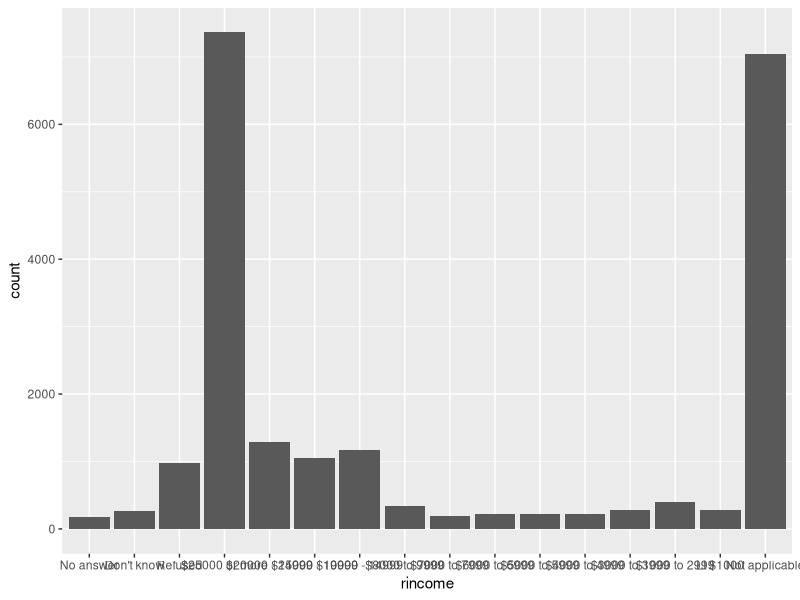
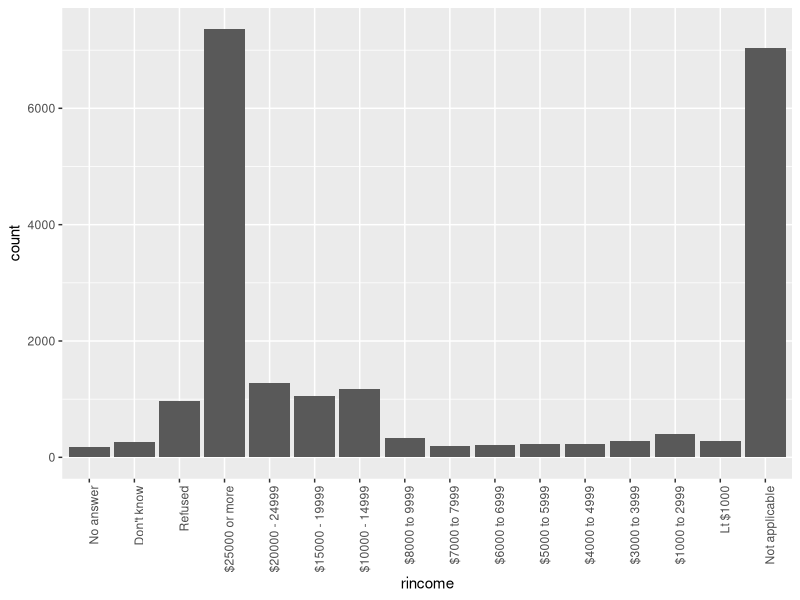
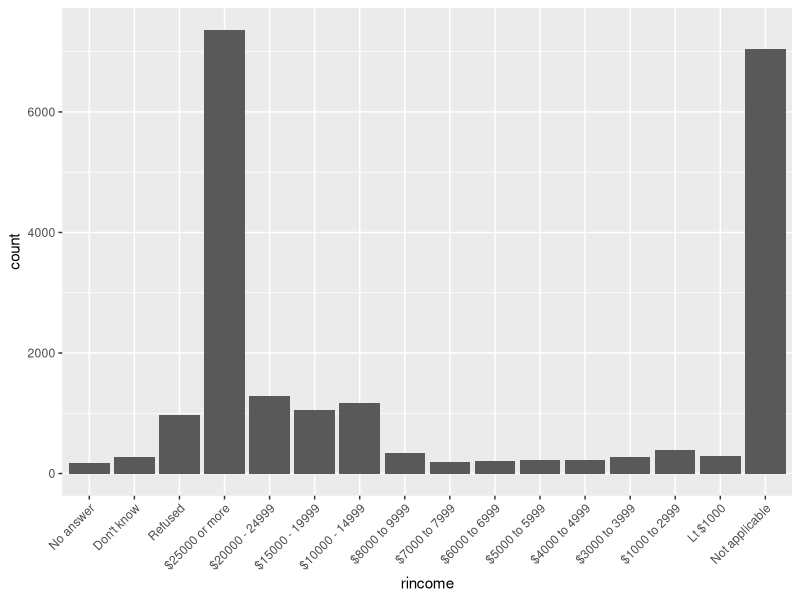
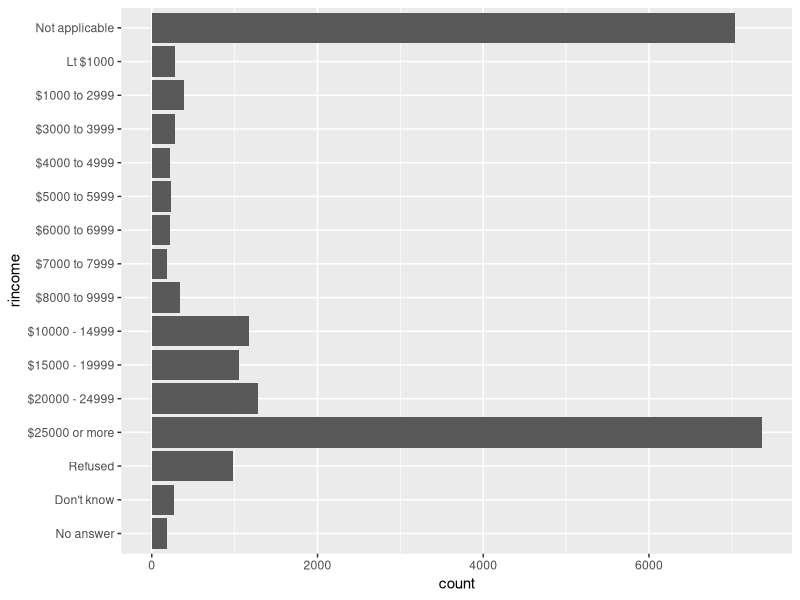
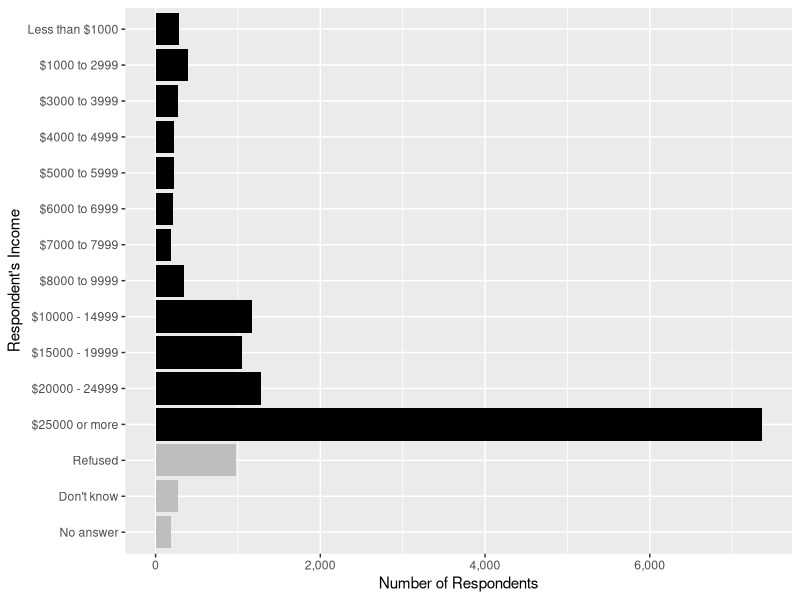
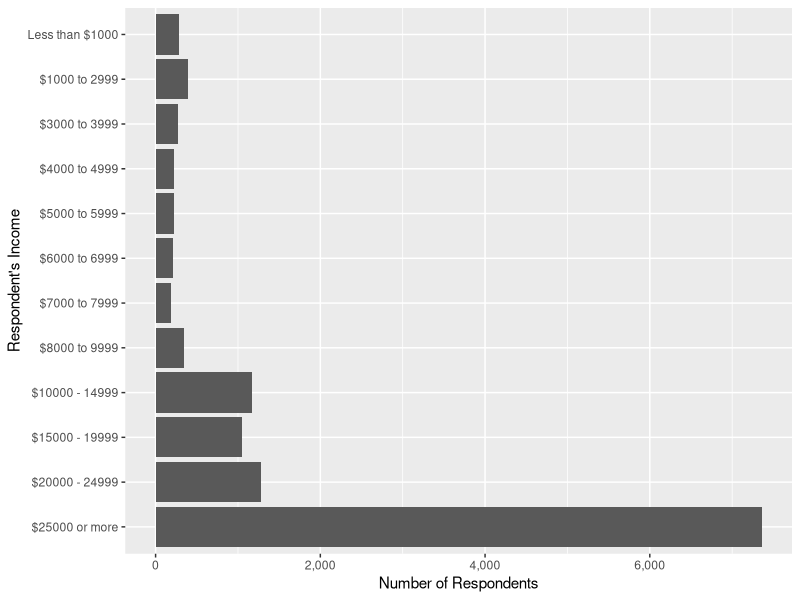
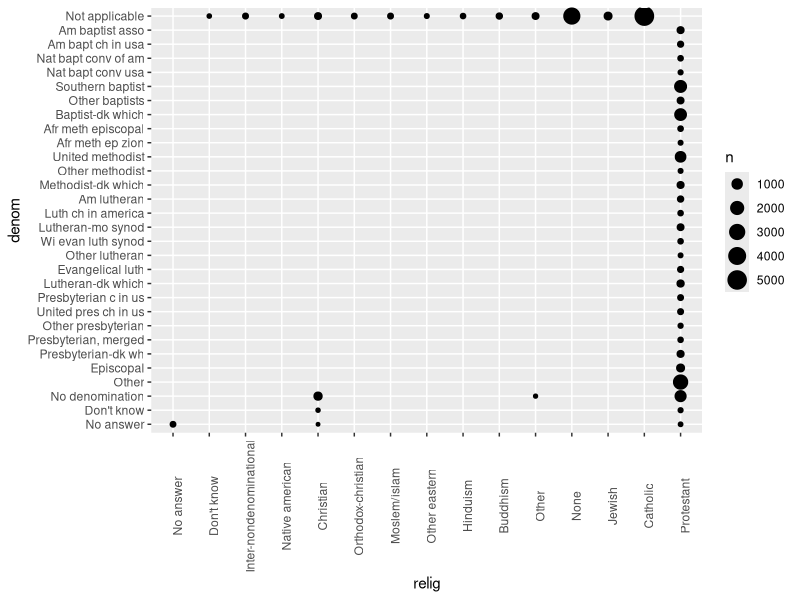
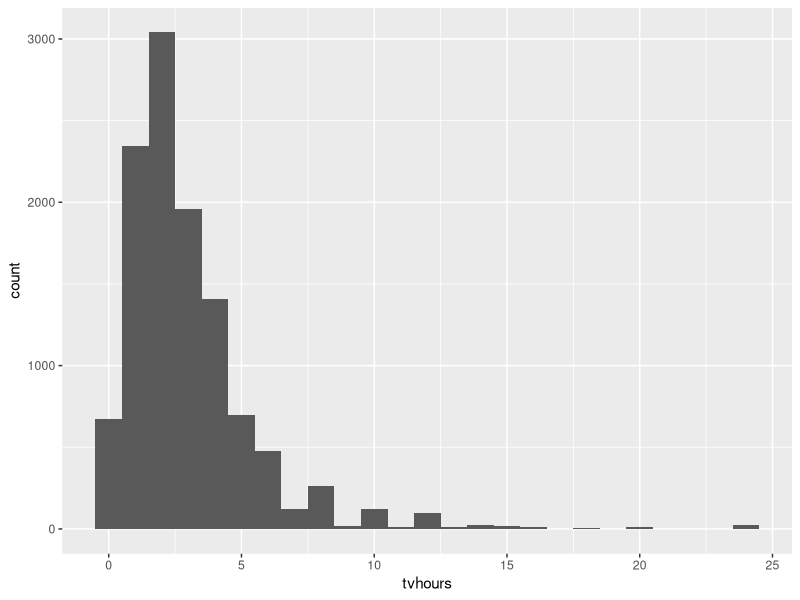

Source code (R) for these figures, in order:
## ---- chunk 1
library("tidyverse")
library("forcats")
## ---- chunk 2
rincome_plot <-
  gss_cat %>%
  ggplot(aes(x = rincome)) +
  geom_bar()
rincome_plot
## ---- chunk 3
rincome_plot +
  theme(axis.text.x = element_text(angle = 90, hjust = 1))
## ---- chunk 4
rincome_plot +
  theme(axis.text.x = element_text(angle = 45, hjust = 1))
## ---- chunk 5
rincome_plot +
  coord_flip()
## ---- chunk 6
gss_cat %>%
  filter(!rincome %in% c("Not applicable")) %>%
  mutate(rincome = fct_recode(rincome,
    "Less than $1000" = "Lt $1000"
  )) %>%
  mutate(rincome_na = rincome %in% c("Refused", "Don't know", "No answer")) %>%
  ggplot(aes(x = rincome, fill = rincome_na)) +
  geom_bar() +
  coord_flip() +
  scale_y_continuous("Number of Respondents", labels = scales::comma) +
  scale_x_discrete("Respondent's Income") +
  scale_fill_manual(values = c("FALSE" = "black", "TRUE" = "gray")) +
  theme(legend.position = "None")
## ---- chunk 7
gss_cat %>%
  filter(!rincome %in% c("Not applicable", "Don't know", "No answer", "Refused")) %>%
  mutate(rincome = fct_recode(rincome,
    "Less than $1000" = "Lt $1000"
  )) %>%
  ggplot(aes(x = rincome)) +
  geom_bar() +
  coord_flip() +
  scale_y_continuous("Number of Respondents", labels = scales::comma) +
  scale_x_discrete("Respondent's Income")
## ---- chunk 8
gss_cat %>%
  count(relig) %>%
  arrange(desc(n)) %>%
  head(1)
## ---- chunk 9
gss_cat %>%
  count(partyid) %>%
  arrange(desc(n)) %>%
  head(1)
## ---- chunk 10
levels(gss_cat$denom)
## ---- chunk 11
gss_cat %>%
  filter(!denom %in% c(
    "No answer", "Other", "Don't know", "Not applicable",
    "No denomination"
  )) %>%
  count(relig)
## ---- chunk 12
gss_cat %>%
  count(relig, denom) %>%
  ggplot(aes(x = relig, y = denom, size = n)) +
  geom_point() +
  theme(axis.text.x = element_text(angle = 90))
## ---- chunk 13
summary(gss_cat[["tvhours"]])
## ---- chunk 14
gss_cat %>%
  filter(!is.na(tvhours)) %>%
  ggplot(aes(x = tvhours)) +
  geom_histogram(binwidth = 1)
## ---- chunk 15
keep(gss_cat, is.factor) %>% names()
## ---- chunk 16
levels(gss_cat[["marital"]])
## ---- chunk 17
gss_cat %>%
  ggplot(aes(x = marital)) +
  geom_bar()
## ---- chunk 18
levels(gss_cat$race)
## ---- chunk 19
gss_cat %>%
  ggplot(aes(race)) +
  geom_bar() +
  scale_x_discrete(drop = FALSE)
## ---- chunk 20
levels(gss_cat$rincome)
## ---- chunk 21
levels(gss_cat$relig)
## ---- chunk 22
gss_cat %>%
  ggplot(aes(relig)) +
  geom_bar() +
  coord_flip()
## ---- chunk 23
levels(gss_cat$denom)
## ---- chunk 24
levels(gss_cat$partyid)
## ---- chunk 25
levels(gss_cat$partyid)
## ---- chunk 26
gss_cat %>%
  mutate(
    partyid =
      fct_collapse(partyid,
        other = c("No answer", "Don't know", "Other party"),
        rep = c("Strong republican", "Not str republican"),
        ind = c("Ind,near rep", "Independent", "Ind,near dem"),
        dem = c("Not str democrat", "Strong democrat")
      )
  ) %>%
  count(year, partyid) %>%
  group_by(year) %>%
  mutate(p = n / sum(n)) %>%
  ggplot(aes(
    x = year, y = p,
    colour = fct_reorder2(partyid, year, p)
  )) +
  geom_point() +
  geom_line() +
  labs(colour = "Party ID.")
## ---- chunk 27
levels(gss_cat$rincome)
## ---- chunk 28
library("stringr")
gss_cat %>%
  mutate(
    rincome =
      fct_collapse(
        rincome,
        `Unknown` = c("No answer", "Don't know", "Refused", "Not applicable"),
        `Lt $5000` = c("Lt $1000", str_c(
          "$", c("1000", "3000", "4000"),
          " to ", c("2999", "3999", "4999")
        )),
        `$5000 to 10000` = str_c(
          "$", c("5000", "6000", "7000", "8000"),
          " to ", c("5999", "6999", "7999", "9999")
        )
      )
  ) %>%
  ggplot(aes(x = rincome)) +
  geom_bar() +
  coord_flip()
